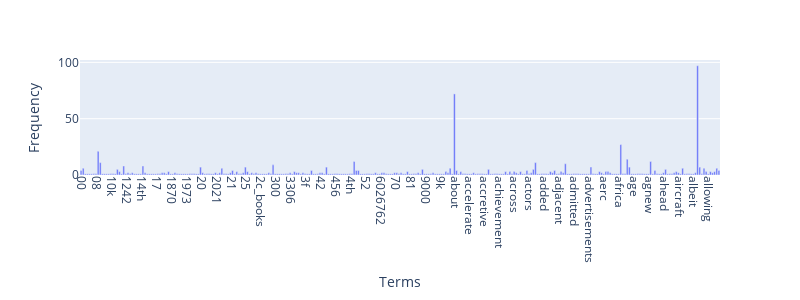

The notebook cell saved with this chart:
### Markdown cell above
### **Exercise 12**
If you want a nicer interactive visualization here, I would encourage you try to install and use plotly to achieve this.

### Code cell
import plotly.express as px
term_frequencies = np.asarray(X_counts.sum(axis=0))[0]
terms = count_vect.get_feature_names_out()[:300]
freqs = term_frequencies[:300]

df = pd.DataFrame({
    "Term": terms,
    "Frequency": freqs
})

# Interactive bar chart
chart = px.bar(
    df,
    x="Term",
    y="Frequency",
    labels={"Term": "Terms", "Frequency": "Frequency"},
)

# Update layout for better readability
chart.update_layout(
    xaxis_tickangle=90,
    width=800,
    height=300
)

### Figure 1 — Plotly figure (JSON) as saved in the notebook; plotly's stock layout.template omitted (floating-point values rounded to 4 significant figures; data arrays with more than 128 entries replaced by an {"elided": "..."} marker saying what was removed)
{"data": [{"hovertemplate": "Terms=%{x}<br>Frequency=%{y}<extra></extra>", "legendgroup": "", "marker": {"color": "#636efa", "pattern": {"shape": ""}}, "name": "", "orientation": "v", "showlegend": false, "textposition": "auto", "type": "bar", "x": {"elided": "300 str values"}, "xaxis": "x", "y": {"elided": "300 int values"}, "yaxis": "y"}], "layout": {"barmode": "relative", "height": 300, "legend": {"tracegroupgap": 0}, "margin": {"t": 60}, "width": 800, "xaxis": {"anchor": "y", "domain": [0, 1], "tickangle": 90, "title": {"text": "Terms"}}, "yaxis": {"anchor": "x", "domain": [0, 1], "title": {"text": "Frequency"}}}}
